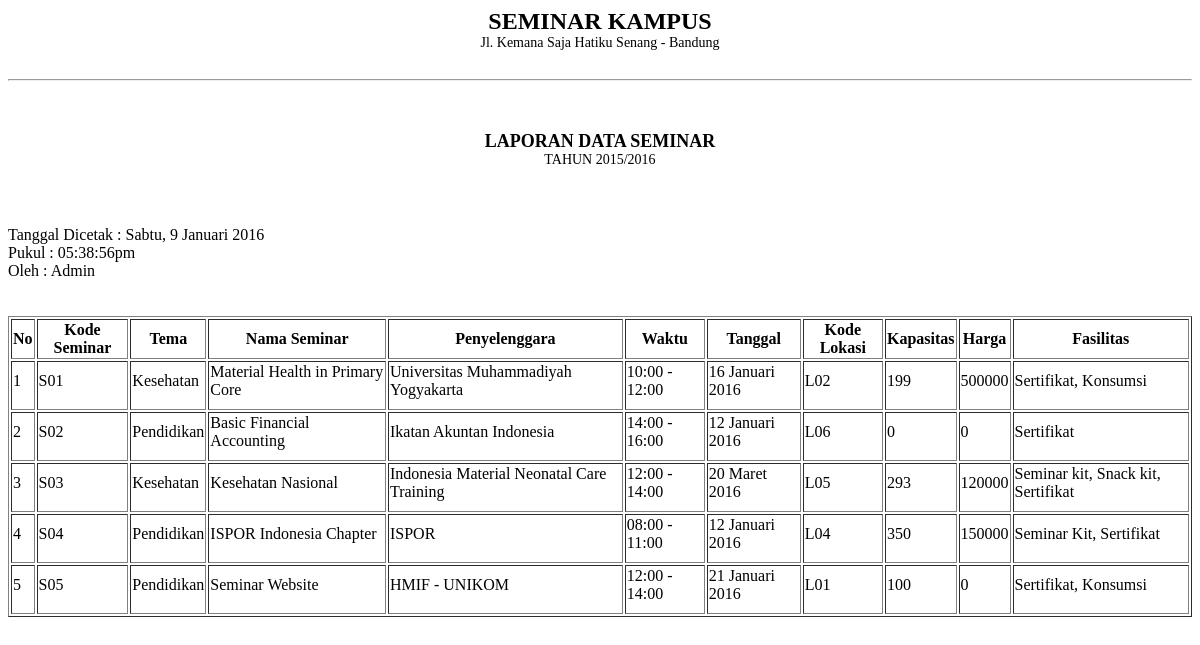
Page /admin/module_seminar/table_seminar.php on the committed database.
### tables this page shows
CREATE TABLE `seminar` (
  `kode_seminar` char(8) NOT NULL,
  `tema` char(50) DEFAULT NULL,
  `nama_seminar` varchar(100) DEFAULT NULL,
  `penyelenggara` varchar(50) DEFAULT NULL,
  `waktu` varchar(30) DEFAULT NULL,
  `tanggal` date NOT NULL,
  `kode_lokasi` varchar(10) NOT NULL,
  `kapasitas` int(11) DEFAULT NULL,
  `harga` int(11) NOT NULL,
  `fasilitas` varchar(100) NOT NULL,
  `banner` varchar(100) DEFAULT 'belum ada banner',
  PRIMARY KEY (`kode_seminar`),
  KEY `kode_lokasi` (`kode_lokasi`),
  CONSTRAINT `seminar_ibfk_1` FOREIGN KEY (`kode_lokasi`) REFERENCES `lokasi` (`kode_lokasi`) ON DELETE CASCADE ON UPDATE CASCADE
);

### main/format_tanggal.php (called while the page is built)
<?php
	 $date = date($tampil["tanggal"]);
  $BulanIndo = array("Januari", "Februari", "Maret", "April", "Mei", "Juni", "Juli", "Agustus", "September", "Oktober", "November", "Desember");
  $tahun = substr($date, 0, 4);
  $bulan = substr($date, 5, 2);
  $tgl   = substr($date, 8, 2);
  $tanggal = $tgl . " " . $BulanIndo[(int)$bulan-1] . " ". $tahun;
?>

### admin/module_seminar/table_seminar.php (the view, shortened to what this page needs)
<?php
$array_hari = array(1=>"Senin","Selasa","Rabu","Kamis","Jumat", "Sabtu","Minggu");
$hari = $array_hari[date("N")];
$tanggal = date ("j");
$array_bulan = array(1=>"Januari","Februari","Maret", "April", "Mei", "Juni","Juli","Agustus","September","Oktober", "November","Desember");
$bulan = $array_bulan[date("n")];
$tahun = date("Y");
echo '
<div class="title">SEMINAR KAMPUS</div>
          <div class="stat">Jl. Kemana Saja Hatiku Senang - Bandung</div>
          <hr size="2">
          <div class="sub-title">LAPORAN DATA SEMINAR</div>
          <div class="sub-stat">TAHUN 2015/2016</div>
          <br>
          Tanggal Dicetak : '.$hari . ", ".$tanggal." ".$bulan." ".$tahun.'
          <br>
          Pukul : '.date("h:i:sa").'
          <br>
          Oleh : Admin
            <br>
'
?>
<table border="1">
        <tr>
          <th>No</th>
          <th>Kode Seminar</th>
          <th>Tema</th>
          <th>Nama Seminar</th>
          <th>Penyelenggara</th>
          <th>Waktu</th>
          <th>Tanggal</th>
          <th>Kode Lokasi</th>
          <th>Kapasitas</th>
          <th>Harga</th>
          <th>Fasilitas</th>
        </tr>
      <tbody border="1">
<?php
	$tampil_seminar = mysql_query("SELECT * FROM seminar ORDER BY kode_seminar");
    $no=1;
    while ($tampil=mysql_fetch_array($tampil_seminar)){
      include "/../../main/format_tanggal.php";
       echo "<tr><td>$no</td>
             <td class='tab-col'>$tampil[kode_seminar]</td>
             <td>$tampil[tema]</td>
             <td>$tampil[nama_seminar]</td>
             <td>$tampil[penyelenggara]</td>
             <td>$tampil[waktu]</td>
             <td>$tanggal</td>
             <td>$tampil[kode_lokasi]</td>
             <td>$tampil[kapasitas]</td>
             <td>$tampil[harga]</td>
             <td>$tampil[fasilitas]</td>
            </tr>
             ";
        $no++;
    }
  echo "
        </tbody>
        </table>
        </div>";
?>

### admin/module_seminar/table_seminar.php (style rules this page uses)
.title { font-size: 24px; font-weight: bold; margin-bottom: 0px; text-align: center; }
.stat { font-size: 14px; padding-bottom: 20px; text-align: center; }
.sub-title { font-size: 18px; font-weight: bold; text-align: center; margin-top: 50px; }
.sub-stat { text-align: center; margin-bottom: 40px; font-size: 14px; font-weight: 100; }
td { padding-bottom: 10px; }

### rows in the picture
seminar: kode_seminar "S01", tema "Kesehatan", nama_seminar "Material Health in Primary Core", penyelenggara "Universitas Muhammadiyah Yogyakarta", waktu "10:00 - 12:00", tanggal "16 Januari 2016", kode_lokasi "L02", kapasitas "199", harga "500000", fasilitas "Sertifikat, Konsumsi"
seminar: kode_seminar "S02", tema "Pendidikan", nama_seminar "Basic Financial Accounting", penyelenggara "Ikatan Akuntan Indonesia", waktu "14:00 - 16:00", tanggal "12 Januari 2016", kode_lokasi "L06", kapasitas "0", harga "0", fasilitas "Sertifikat"
seminar: kode_seminar "S03", tema "Kesehatan", nama_seminar "Kesehatan Nasional", penyelenggara "Indonesia Material Neonatal Care Training", waktu "12:00 - 14:00", tanggal "20 Maret 2016", kode_lokasi "L05", kapasitas "293", harga "120000", fasilitas "Seminar kit, Snack kit, Sertifikat"
seminar: kode_seminar "S04", tema "Pendidikan", nama_seminar "ISPOR Indonesia Chapter", penyelenggara "ISPOR", waktu "08:00 - 11:00", tanggal "12 Januari 2016", kode_lokasi "L04", kapasitas "350", harga "150000", fasilitas "Seminar Kit, Sertifikat"
seminar: kode_seminar "S05", tema "Pendidikan", nama_seminar "Seminar Website", penyelenggara "HMIF - UNIKOM", waktu "12:00 - 14:00", tanggal "21 Januari 2016", kode_lokasi "L01", kapasitas "100", harga "0", fasilitas "Sertifikat, Konsumsi"

### other values in the picture
$tanggal "9"
